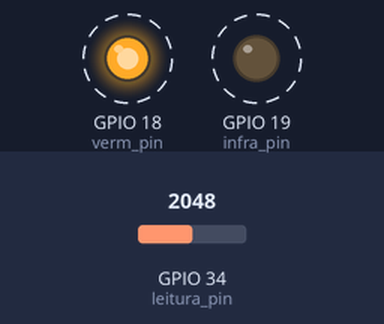
Bench run of a sketch on a simulated ESP32. On the bench: output pins drawn as LEDs (lit = HIGH). Dashed ring = blinking. The inputs (shaded band) are chosen by the test bench; at power-on: GPIO 34 (leitura_pin) = 2048. What the sketch prints to the serial monitor is not drawn.

Above: at 0.9 s.
1.3 s: GPIO 34 (leitura_pin) set to 2540
Timing chart, 0 to 10.3 s (numbered marks = the images above; inputs shaded):
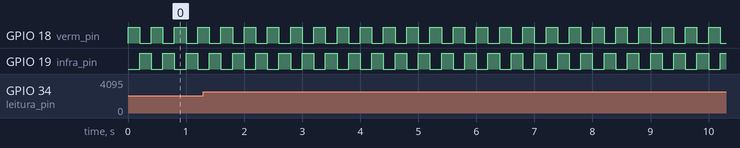

Measured:
- by itself, GPIO 18 (verm_pin), GPIO 19 (infra_pin): alternates HIGH for 0.20 s and LOW for 0.20 s

The sketch:

teste07_08.ino
```cpp
#include <Arduino.h>

#define verm_pin 18
#define infra_pin 19
#define leitura_pin 34

bool verm_estado = false;
bool infra_estado = false;

enum LedEstado { DESLIGADO, VERMELHO, INFRAVERMELHO };
LedEstado estado_atual = DESLIGADO;

const int janela_media_movel = 100;
float soma_vermelho = 0;
float soma_infravermelho = 0;
float media_vermelho = 0;
float media_infravermelho = 0;

float ac_vermelho = 0;
float ac_infravermelho = 0;
float r = 0;
float spo2 = 0;

int buffer_vermelho[janela_media_movel];
int buffer_infravermelho[janela_media_movel];
int indice = 0;
int leitura = 0;

void piscarLEDs(void *parameter);
void lerAnalogico(void *parameter);
void calcularSpO2();
void batimento();

unsigned long tempoAtual=0;
unsigned long  tempoAnterior=0;
int valorAtual=0;
int valorAnterior=0;
float derivada = 0;
bool pico = false;
int t1 = 0;
int t2 = 0;
int bpm = 0;


void setup() {
    Serial.begin(115200);
    pinMode(verm_pin, OUTPUT);
    pinMode(infra_pin, OUTPUT);
    digitalWrite(verm_pin, LOW);
    digitalWrite(infra_pin, LOW);

    for (int i = 0; i < janela_media_movel; i++) {
        buffer_vermelho[i] = 0;
        buffer_infravermelho[i] = 0;
    }

    xTaskCreate(piscarLEDs, "Piscar LEDs", 1024, NULL, 1, NULL);
    xTaskCreate(lerAnalogico, "Ler Analógico", 1024, NULL, 1, NULL);
}

void loop() {
}

void piscarLEDs(void *parameter) {
    while (1) {
        if (estado_atual == VERMELHO) {
            digitalWrite(verm_pin, LOW);
            digitalWrite(infra_pin, HIGH);
            estado_atual = INFRAVERMELHO;
        } else {
            digitalWrite(verm_pin, HIGH);
            digitalWrite(infra_pin, LOW);
            estado_atual = VERMELHO;
        }

        vTaskDelay(200 / portTICK_PERIOD_MS);
    }
}

void lerAnalogico(void *parameter) {
    while (1) {
        leitura = analogRead(leitura_pin);
        tempoAtual= millis();

        if (estado_atual == VERMELHO) {
            soma_vermelho -= buffer_vermelho[indice];
            buffer_vermelho[indice] = leitura;
            soma_vermelho += buffer_vermelho[indice];
            media_vermelho = soma_vermelho / janela_media_movel;
            ac_vermelho = leitura - media_vermelho;

        } else if (estado_atual == INFRAVERMELHO) {
            soma_infravermelho -= buffer_infravermelho[indice];
            buffer_infravermelho[indice] = leitura;
            soma_infravermelho += buffer_infravermelho[indice];
            media_infravermelho = soma_infravermelho / janela_media_movel;
            ac_infravermelho = leitura - media_infravermelho;

            calcularSpO2();
        }

        indice = (indice + 1) % janela_media_movel;
        batimento();
        vTaskDelay(20 / portTICK_PERIOD_MS);


    }
}

void calcularSpO2() {
  leitura = analogRead(leitura_pin);
    if (media_vermelho != 0 && media_infravermelho != 0 && leitura>2500 ) {
        r = (ac_vermelho / media_vermelho) / (ac_infravermelho / media_infravermelho);
        spo2 = 110 - 25 * r;
        spo2 = constrain(spo2, 0, 100);
        Serial.print("Razão R: ");
        Serial.print(r);
        Serial.print(" | SpO2: ");
        Serial.println(spo2);
        //Serial.println(leitura);
    }
    else if(leitura <= 2500){
      Serial.println("Coloque o dedo para calcular a saturação.");
    }
     else {
        Serial.println("Erro: Divisão por zero detectada ao calcular SpO2.");
    }
}

void batimento() {
  valorAtual = analogRead(leitura_pin);
  tempoAtual = millis();

  // Cálculo da derivada
  derivada = (float)(valorAtual - valorAnterior) / (tempoAtual - tempoAnterior);

  // Impressão da derivada
  Serial.print("Derivada: ");
  Serial.println(derivada);

  // Detecção de pico (batimento)
  if (!pico && derivada < 0 && valorAnterior > 3000) {  // Valor de threshold para detecção de batimento
    pico = true;
    t2 = tempoAtual;
    int intervalo = t2 - t1;
    if (intervalo > 0) {
      bpm = 60000 / intervalo;  // Calcula BPM
      Serial.print("BPM estimado: ");
      Serial.println(bpm);
    }
    t1 = t2;  // Atualiza o tempo do último pico
  }

  // Redefine o estado do pico quando a derivada se estabilizar
  if (derivada > 0) {
    pico = false;
  }

  // Atualiza valores anteriores
  tempoAnterior = tempoAtual;
  valorAnterior = valorAtual;
}
```
